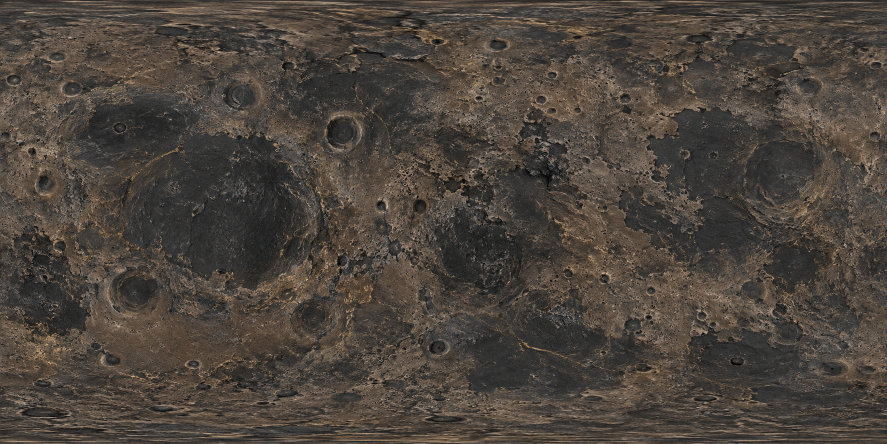
#> input picture src/assets/atlas-planet-surface-v2.png, 1774 x 887 px (shown at 1/2 size); its folder holds 2 pictures in this run
$ python prepare-terrain.py
#> lines starting #> are read from the running program, lines starting #| are printed output that depends on the picture
"""Derive lightweight artistic material maps from the existing approved terrain."""
from pathlib import Path
import numpy as np
from PIL import Image, ImageFilter

root = Path(__file__).resolve().parents[1] / 'src/assets'
source = Image.open(root / 'atlas-planet-surface-v2.png').convert('RGB')
#> source is the input picture: PIL image 1774x887 RGB; mean R, G, B 76.4, 68.5, 61.3
source.resize((2048, 1024), Image.Resampling.LANCZOS).save(root / 'terrain-color.webp', quality=90)
height = source.resize((1024, 512), Image.Resampling.LANCZOS).convert('L')
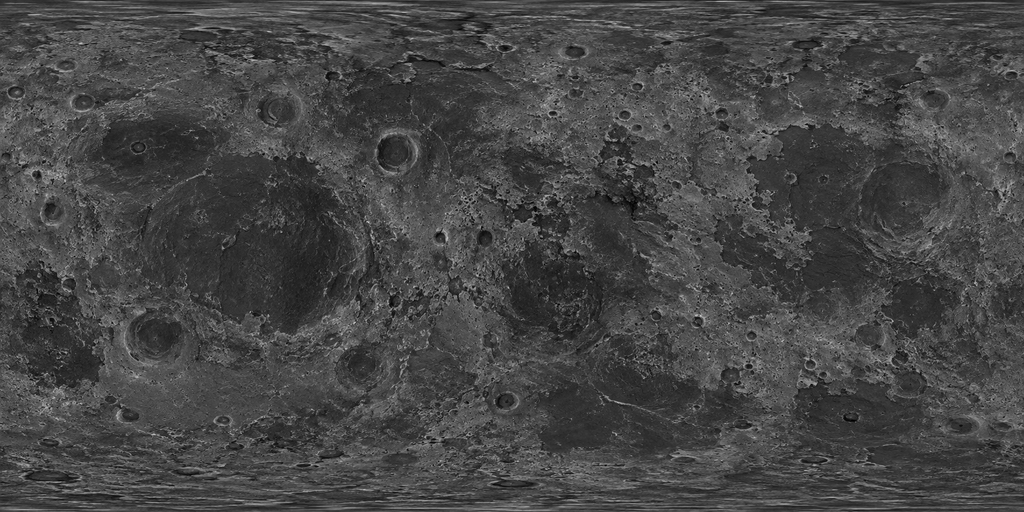
#> height: PIL image 1024x512 L; min 0, max 204, mean 70
height = height.filter(ImageFilter.GaussianBlur(.55))
h = np.asarray(height, dtype=np.float32) / 255
dx = (np.roll(h, -1, axis=1) - np.roll(h, 1, axis=1)) * 3.5
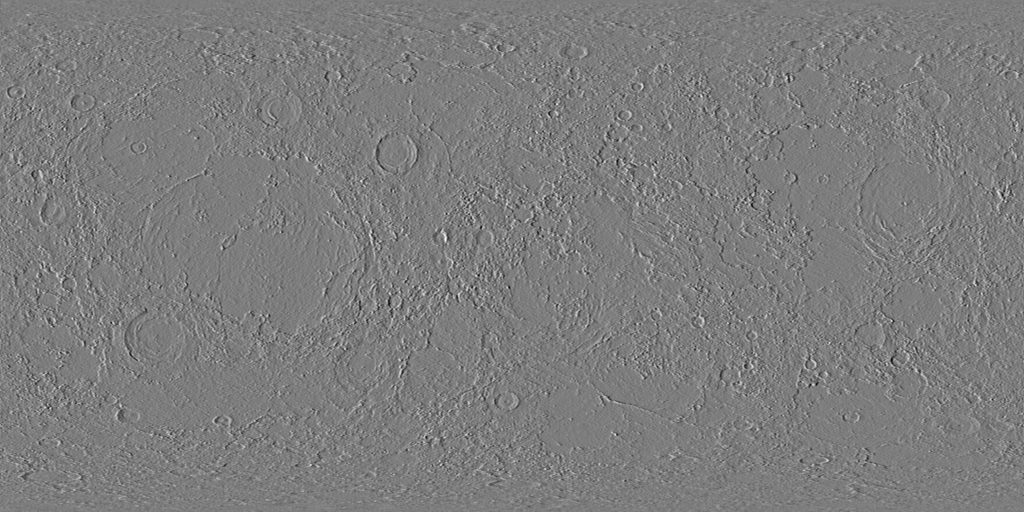
#> dx: shape (512, 1024) float32; min -1.56, max 1.62, mean 1.34e-11; drawn with min black and max white
dy = (np.roll(h, -1, axis=0) - np.roll(h, 1, axis=0)) * 3.5
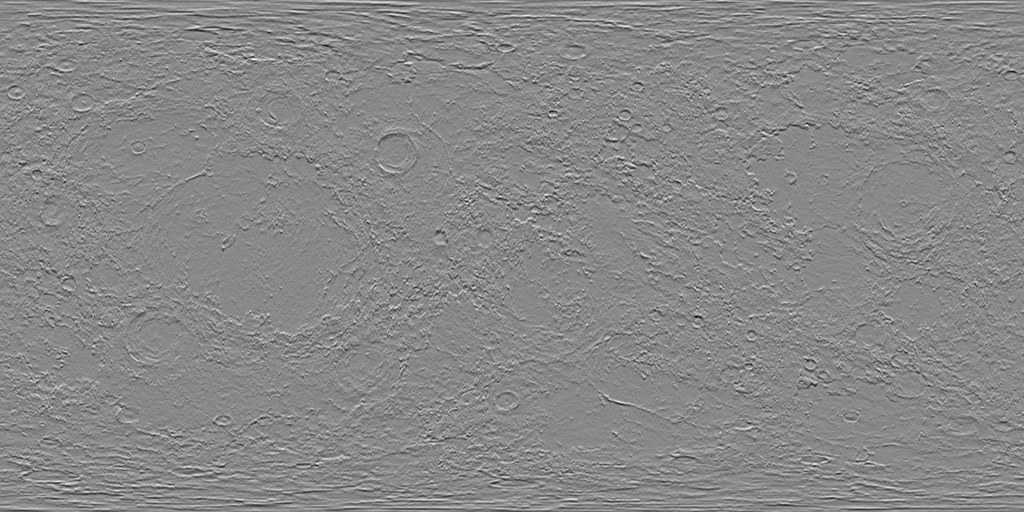
#> dy: shape (512, 1024) float32; min -1.84, max 1.59, mean -2.91e-11; drawn with min black and max white
normal = np.stack((-dx, dy, np.ones_like(h)), axis=-1)
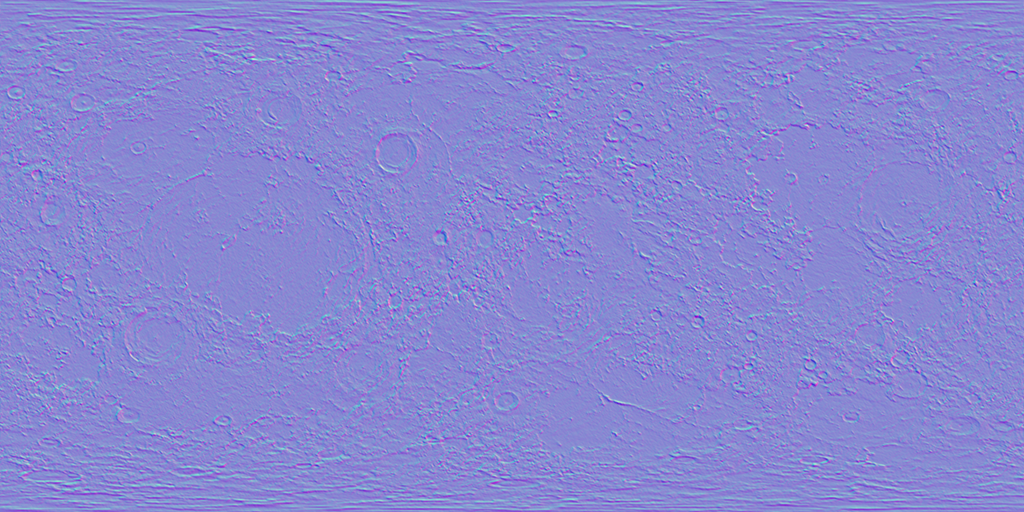
#> normal: shape (512, 1024, 3) float32; mean of channels 0, 1, 2 -2.32e-11, 1.78e-08, 1; drawn with min black and max white
normal /= np.linalg.norm(normal, axis=-1, keepdims=True)
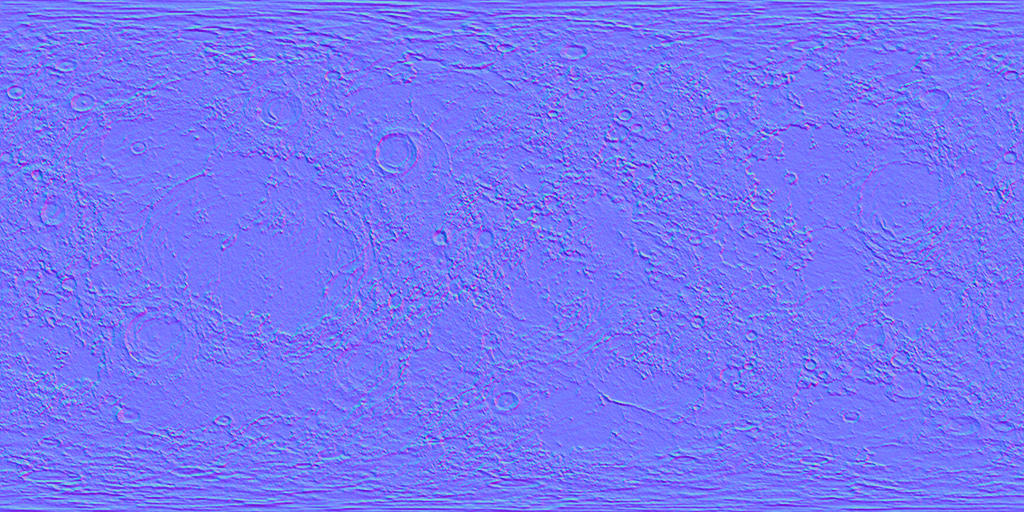
#> normal: shape (512, 1024, 3) float32; mean of channels 0, 1, 2 0.000191, 0.000778, 0.963; drawn with min black and max white
Image.fromarray(np.uint8((normal * .5 + .5) * 255)).save(root / 'terrain-normal.webp', lossless=True)
Image.fromarray(np.uint8(185 + (1-h)*62)).save(root / 'terrain-roughness.webp', lossless=True)
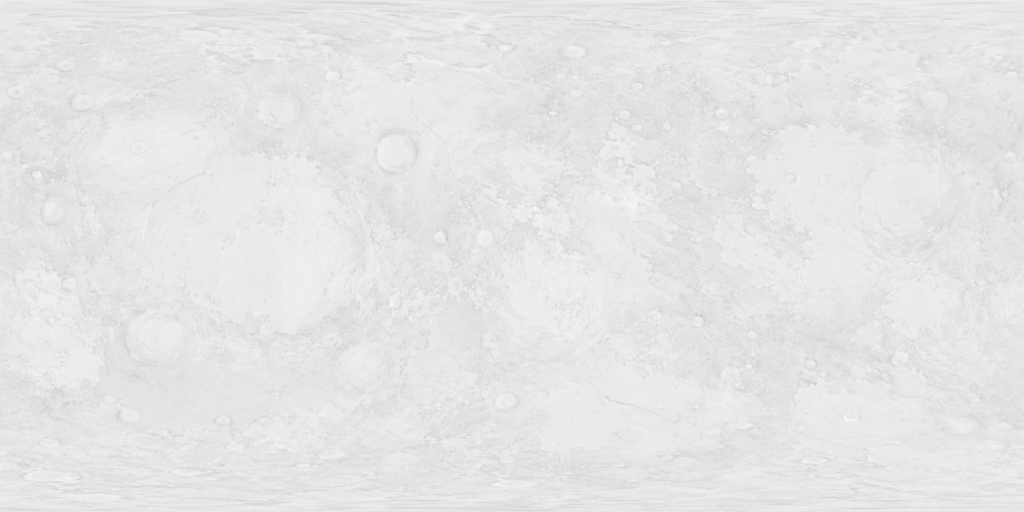
#> saved as terrain-roughness.webp: PIL image 1024x512 L; min 204, max 245, mean 229.5
height.save(root / 'terrain-height.webp', lossless=True)
for f in root.glob('terrain-*.webp'):
    print(f.name, f.stat().st_size)
